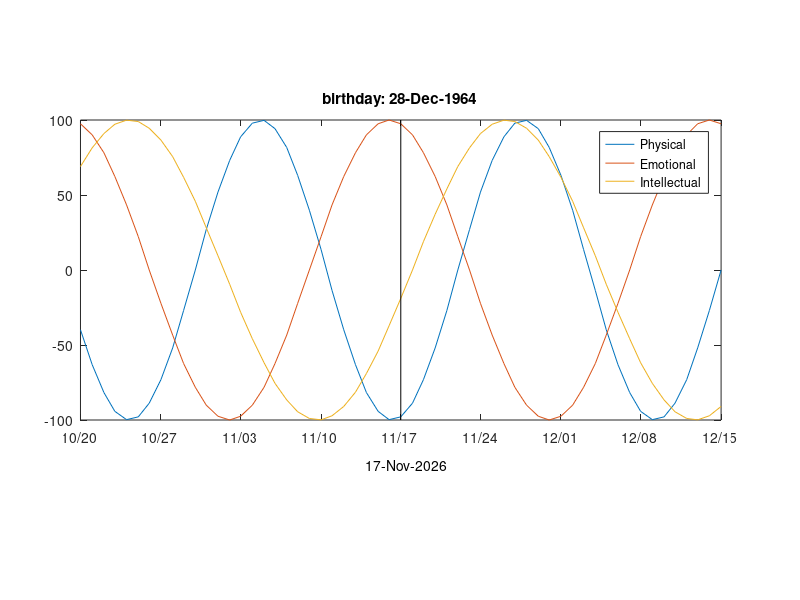

MATLAB code to generate this figure: (Note: this script raises an error after producing the figure.)
function biorhythm(birthday)
% BIORHYTHM  Plot of your biorhythm for an 8 week period.
%
% BIORHYTHM('birthday')
% Example:
%   biorhythm('Aug 17, 1939')
%   biorhythm([1939 8 17])
%
% Biorhythms were very popular in the '60's.  You can still find
% many Web sites today that offer to prepare personalized biorhythms,
% or that sell software to compute them.
% Biorhythms are based on the notion that three sinusoidal cycles
% influence our lives.  The physical cycle has a period of 23 days,
% the emotional cycle has a period of 28 days, and the intellectual
% cycle has a period of 33 days.  For any individual, the cycles are
% initialized at birth.
%
% From "Experiments with MATLAB"
% Cleve Moler
% The MathWorks, Inc.
% See http://www.mathworks.com/moler
% March 23, 2008.  Copyright 2008.

if nargin == 0
   birthday = datestr(708434+fix(25056*rand));
end
t0 = datenum(birthday);
t1 = fix(now);
t = (t1-28):1:(t1+28);
y = 100*[sin(2*pi*(t-t0)/23)
         sin(2*pi*(t-t0)/28)
         sin(2*pi*(t-t0)/33)];

clf
shg
axes('position',[.10 .30 .80 .50])
plot(t,y)

line([t1 t1],[-100 100],'color','k')
set(gca,'xtick',(t1-28):7:(t1+28))
datetick('x',6,'keeplimits','keepticks')
text(t1-3,-130,datestr(t1,1))
title(['birthday: ' datestr(birthday,1)])
axis tight
l1 = legend('Physical','Emotional','Intellectual');
set(l1,'pos',[.10 .02 .18 .12])
